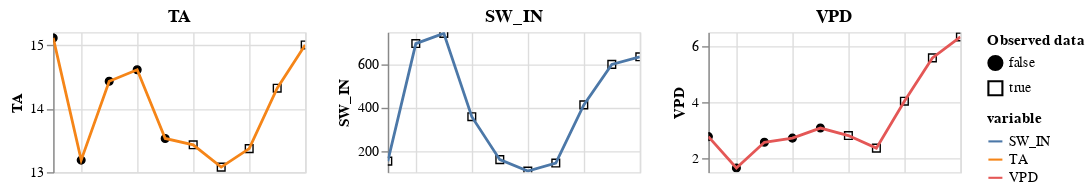

The notebook cell saved with this chart:
### Code cell
a_gap(blk(799)).show()

### Figure 1 — Vega-Lite specification as saved in the notebook (floating-point values rounded to 4 significant figures)
{"config": {"view": {"continuousWidth": 400, "continuousHeight": 300}}, "vconcat": [{"hconcat": [{"layer": [{"mark": {"type": "point", "color": "black", "fillOpacity": 1, "strokeWidth": 1}, "encoding": {"fill": {"field": "is_present", "legend": {"title": ["Observed data"]}, "scale": {"range": ["black", "#ffffff00"]}, "type": "nominal"}, "shape": {"field": "is_present", "type": "nominal"}, "x": {"axis": {"domain": false, "labels": false, "ticks": false, "title": null}, "field": "time", "type": "temporal"}, "y": {"field": "value", "scale": {"zero": false}, "title": "TA", "type": "quantitative"}}}, {"mark": "line", "encoding": {"color": {"field": "variable", "type": "nominal"}, "x": {"field": "time", "type": "temporal"}, "y": {"field": "value", "scale": {"zero": false}, "title": "TA", "type": "quantitative"}}, "name": "view_5"}], "height": 100, "title": "TA", "width": 180}, {"layer": [{"mark": {"type": "point", "color": "black", "fillOpacity": 1, "strokeWidth": 1}, "encoding": {"fill": {"field": "is_present", "legend": {"title": ["Observed data"]}, "scale": {"range": ["black", "#ffffff00"]}, "type": "nominal"}, "shape": {"field": "is_present", "type": "nominal"}, "x": {"axis": {"domain": false, "labels": false, "ticks": false, "title": null}, "field": "time", "type": "temporal"}, "y": {"field": "value", "scale": {"zero": false}, "title": "SW_IN", "type": "quantitative"}}}, {"mark": "line", "encoding": {"color": {"field": "variable", "type": "nominal"}, "x": {"field": "time", "type": "temporal"}, "y": {"field": "value", "scale": {"zero": false}, "title": "SW_IN", "type": "quantitative"}}, "name": "view_6"}], "data": {"name": "data-c927eb5cf250cf0872c3a170980e7a6e"}, "height": 100, "title": "SW_IN", "width": 180}, {"layer": [{"mark": {"type": "point", "color": "black", "fillOpacity": 1, "strokeWidth": 1}, "encoding": {"fill": {"field": "is_present", "legend": {"title": ["Observed data"]}, "scale": {"range": ["black", "#ffffff00"]}, "type": "nominal"}, "shape": {"field": "is_present", "type": "nominal"}, "x": {"axis": {"domain": false, "labels": false, "ticks": false, "title": null}, "field": "time", "type": "temporal"}, "y": {"field": "value", "scale": {"zero": false}, "title": "VPD", "type": "quantitative"}}}, {"mark": "line", "encoding": {"color": {"field": "variable", "type": "nominal"}, "x": {"field": "time", "type": "temporal"}, "y": {"field": "value", "scale": {"zero": false}, "title": "VPD", "type": "quantitative"}}, "name": "view_7"}], "data": {"name": "data-12861b3dc0b0f8b0a5bdb5fdd3cc307d"}, "height": 100, "title": "VPD", "width": 180}], "data": {"name": "data-cd838a9cf208b8a9ec8b15ddaf517649"}}, {"hconcat": []}, {"hconcat": []}, {"hconcat": []}], "params": [{"name": "param_9", "select": {"type": "interval", "encodings": ["x"]}, "bind": "scales", "views": ["view_5", "view_6", "view_7"]}], "$schema": "https://vega.github.io/schema/vega-lite/v5.2.0.json", "datasets": {"data-cd838a9cf208b8a9ec8b15ddaf517649": [{"time": "2000-06-15T11:30:00", "variable": "TA", "value": 15.11, "is_present": false}, {"time": "2000-06-15T12:00:00", "variable": "TA", "value": 13.19, "is_present": false}, {"time": "2000-06-15T12:30:00", "variable": "TA", "value": 14.43, "is_present": false}, {"time": "2000-06-15T13:00:00", "variable": "TA", "value": 14.61, "is_present": false}, {"time": "2000-06-15T13:30:00", "variable": "TA", "value": 13.53, "is_present": false}, {"time": "2000-06-15T14:00:00", "variable": "TA", "value": 13.43, "is_present": true}, {"time": "2000-06-15T14:30:00", "variable": "TA", "value": 13.08, "is_present": true}, {"time": "2000-06-15T15:00:00", "variable": "TA", "value": 13.37, "is_present": true}, {"time": "2000-06-15T15:30:00", "variable": "TA", "value": 14.32, "is_present": true}, {"time": "2000-06-15T16:00:00", "variable": "TA", "value": 15.0, "is_present": true}], "data-c927eb5cf250cf0872c3a170980e7a6e": [{"time": "2000-06-15T11:30:00", "variable": "SW_IN", "value": 151.3, "is_present": true}, {"time": "2000-06-15T12:00:00", "variable": "SW_IN", "value": 697.1, "is_present": true}, {"time": "2000-06-15T12:30:00", "variable": "SW_IN", "value": 744.7, "is_present": true}, {"time": "2000-06-15T13:00:00", "variable": "SW_IN", "value": 357.7, "is_present": true}, {"time": "2000-06-15T13:30:00", "variable": "SW_IN", "value": 158.2, "is_present": true}, {"time": "2000-06-15T14:00:00", "variable": "SW_IN", "value": 105.0, "is_present": true}, {"time": "2000-06-15T14:30:00", "variable": "SW_IN", "value": 142.6, "is_present": true}, {"time": "2000-06-15T15:00:00", "variable": "SW_IN", "value": 412.4, "is_present": true}, {"time": "2000-06-15T15:30:00", "variable": "SW_IN", "value": 600.5, "is_present": true}, {"time": "2000-06-15T16:00:00", "variable": "SW_IN", "value": 635.9, "is_present": true}], "data-12861b3dc0b0f8b0a5bdb5fdd3cc307d": [{"time": "2000-06-15T11:30:00", "variable": "VPD", "value": 2.771, "is_present": false}, {"time": "2000-06-15T12:00:00", "variable": "VPD", "value": 1.649, "is_present": false}, {"time": "2000-06-15T12:30:00", "variable": "VPD", "value": 2.57, "is_present": false}, {"time": "2000-06-15T13:00:00", "variable": "VPD", "value": 2.716, "is_present": false}, {"time": "2000-06-15T13:30:00", "variable": "VPD", "value": 3.076, "is_present": false}, {"time": "2000-06-15T14:00:00", "variable": "VPD", "value": 2.809, "is_present": true}, {"time": "2000-06-15T14:30:00", "variable": "VPD", "value": 2.36, "is_present": true}, {"time": "2000-06-15T15:00:00", "variable": "VPD", "value": 4.037, "is_present": true}, {"time": "2000-06-15T15:30:00", "variable": "VPD", "value": 5.583, "is_present": true}, {"time": "2000-06-15T16:00:00", "variable": "VPD", "value": 6.329, "is_present": true}]}}
